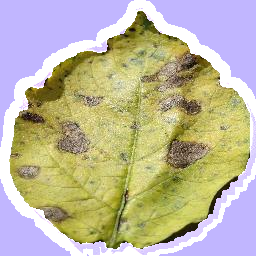
#> input picture pyfile/pink3.png, 256 x 256 px, found by its file name
$ python change_white_pink.py
#> lines starting #> are read from the running program, lines starting #| are printed output that depends on the picture; after the words box and inside, x2 and y2 are one past the last pixel; in counts of white or black regions, pixels touching at a corner belong together
import cv2
import numpy as np

# Load the image
image = cv2.imread('pyfile/pink3.png')
#> image is the input picture: shape (256, 256, 3); mean B, G, R 157.4, 182.3, 189.3

# Define the color range for white in BGR (use a threshold to capture shades of white)
lower_white = np.array([200, 200, 200])   # Lower bound for white
upper_white = np.array([255, 255, 255])   # Upper bound for white

# Create a mask to detect white areas
mask_white = cv2.inRange(image, lower_white, upper_white)
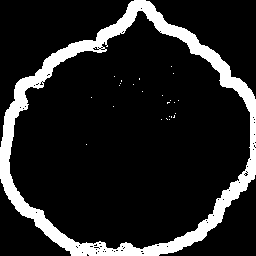
#> mask_white: shape (256, 256); 13.6% white; 25 white regions (24 under 20 px), largest, box (x1, y1, x2, y2) and area: (0, 0, 256, 256) 8852

# Create a pink color image of the same size as the input image
pink_color = np.full_like(image, (255, 182, 193))  # Pink in BGR

# Use the mask to replace white areas with pink in the image
image_with_pink_background = cv2.bitwise_and(pink_color, pink_color, mask=mask_white)
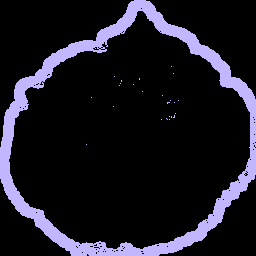
#> image_with_pink_background: shape (256, 256, 3); mean of channels 0, 1, 2 34.6, 24.7, 26.2; drawn as B, G, R
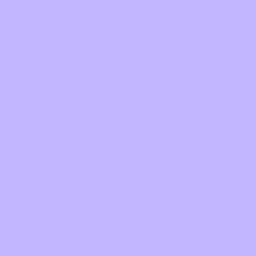
#> pink_color: shape (256, 256, 3); mean of channels 0, 1, 2 255, 182, 193; drawn as B, G, R
image_with_pink_background = cv2.add(image_with_pink_background, cv2.bitwise_and(image, image, mask=~mask_white))
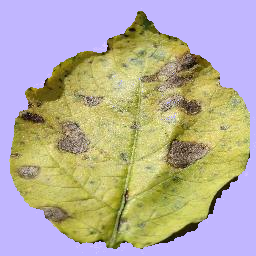
#> image_with_pink_background: shape (256, 256, 3); mean of channels 0, 1, 2 157.4, 173.6, 181.7; drawn as B, G, R

# Save the result
cv2.imwrite('pyfile/image_with_pink_background.png', image_with_pink_background)

# # Optional: Display the result
# cv2.imshow('Pink Background', image_with_pink_background)
# cv2.waitKey(0)
# cv2.destroyAllWindows()
